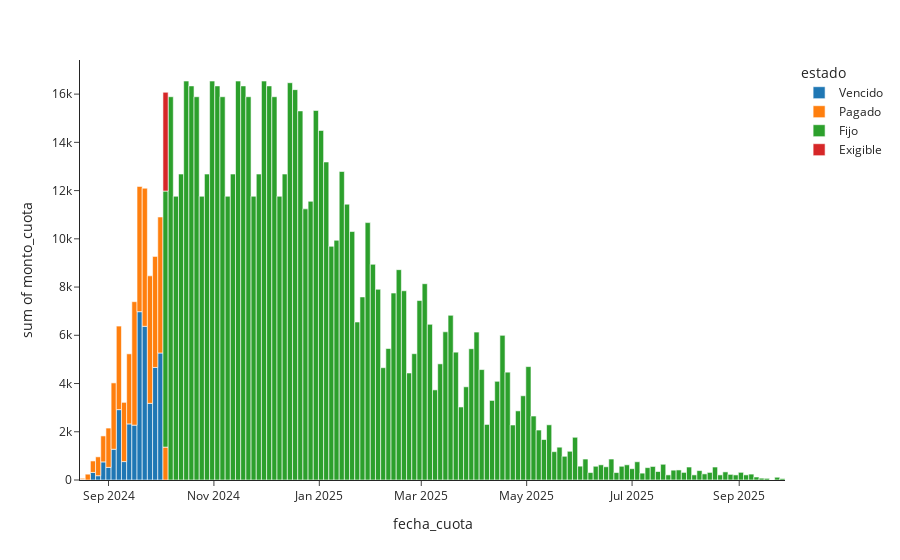

The notebook cell saved with this chart:
### Code cell
fig = px.histogram(cashflow, template='simple_white',
                   x='fecha_cuota',
                   y='monto_cuota',
                   color='estado')

fig.show()

### Figure 1 — Plotly figure (JSON) as saved in the notebook; plotly's stock layout.template omitted (floating-point values rounded to 4 significant figures; data arrays with more than 128 entries replaced by an {"elided": "..."} marker saying what was removed)
{"data": [{"alignmentgroup": "True", "bingroup": "x", "histfunc": "sum", "hovertemplate": "estado=Vencido<br>fecha_cuota=%{x}<br>sum of monto_cuota=%{y}<extra></extra>", "legendgroup": "Vencido", "marker": {"color": "#1F77B4", "pattern": {"shape": ""}}, "name": "Vencido", "offsetgroup": "Vencido", "orientation": "v", "showlegend": true, "type": "histogram", "x": {"elided": "1300 str values"}, "xaxis": "x", "y": {"elided": "1300 float values"}, "yaxis": "y"}, {"alignmentgroup": "True", "bingroup": "x", "histfunc": "sum", "hovertemplate": "estado=Pagado<br>fecha_cuota=%{x}<br>sum of monto_cuota=%{y}<extra></extra>", "legendgroup": "Pagado", "marker": {"color": "#FF7F0E", "pattern": {"shape": ""}}, "name": "Pagado", "offsetgroup": "Pagado", "orientation": "v", "showlegend": true, "type": "histogram", "x": {"elided": "1720 str values"}, "xaxis": "x", "y": {"elided": "1720 float values"}, "yaxis": "y"}, {"alignmentgroup": "True", "bingroup": "x", "histfunc": "sum", "hovertemplate": "estado=Fijo<br>fecha_cuota=%{x}<br>sum of monto_cuota=%{y}<extra></extra>", "legendgroup": "Fijo", "marker": {"color": "#2CA02C", "pattern": {"shape": ""}}, "name": "Fijo", "offsetgroup": "Fijo", "orientation": "v", "showlegend": true, "type": "histogram", "x": {"elided": "26198 str values"}, "xaxis": "x", "y": {"elided": "26198 float values"}, "yaxis": "y"}, {"alignmentgroup": "True", "bingroup": "x", "histfunc": "sum", "hovertemplate": "estado=Exigible<br>fecha_cuota=%{x}<br>sum of monto_cuota=%{y}<extra></extra>", "legendgroup": "Exigible", "marker": {"color": "#D62728", "pattern": {"shape": ""}}, "name": "Exigible", "offsetgroup": "Exigible", "orientation": "v", "showlegend": true, "type": "histogram", "x": {"elided": "131 str values"}, "xaxis": "x", "y": {"elided": "131 float values"}, "yaxis": "y"}], "layout": {"barmode": "relative", "legend": {"title": {"text": "estado"}, "tracegroupgap": 0}, "margin": {"t": 60}, "xaxis": {"anchor": "y", "domain": [0, 1], "title": {"text": "fecha_cuota"}}, "yaxis": {"anchor": "x", "domain": [0, 1], "title": {"text": "sum of monto_cuota"}}}}
